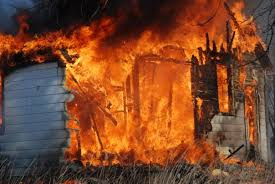
#> input picture data/FIRE-SMOKE-DATASET/Test/Fire/image_10.jpg, 275 x 184 px, given in place of ., which was not available
$ python -i multicrop.py   (imports and definitions only)
#> lines starting #> are read from the running program, lines starting #| are printed output that depends on the picture
import cv2
import numpy as np
from skimage.feature import hog, local_binary_pattern
from sklearn.preprocessing import StandardScaler, normalize

CROP_SIZE = 128


def load_rgb(path):
#> called with path = '.'
    return cv2.cvtColor(cv2.imread(str(path)), cv2.COLOR_BGR2RGB)


def make_crops(img, size=CROP_SIZE):
#> called with size = 128
    h, w = img.shape[:2]
#> h = 184; w = 275
    m = min(h, w)
#> m = 184
    crops = []
    for t in (0.0, 0.5, 1.0):
        y, x = round((h - m) * t), round((w - m) * t)
        crops.append(cv2.resize(img[y:y + m, x:x + m], (size, size), interpolation=cv2.INTER_AREA))
#> this loop made 3 passes
#> x on passes 1 to 3: 0, 46, 91
#> after the loop, crops = 3 items
    return crops


def stretch(img, size=CROP_SIZE):
    return [cv2.resize(img, (size, size), interpolation=cv2.INTER_AREA)]


def histogram(img, ranges, bins=16):
    parts = []
    for ch, rng in enumerate(ranges):
        h = cv2.calcHist([img], [ch], None, [bins], list(rng)).ravel()
        parts.append(h / (h.sum() + 1e-8))
    return np.concatenate(parts)


def crop_features(crop):
    gray = cv2.cvtColor(crop, cv2.COLOR_RGB2GRAY)
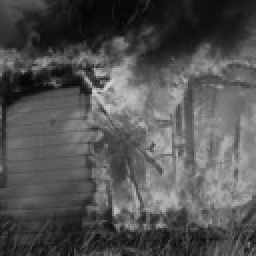
#> gray: shape (128, 128) (shown 2 times larger); min 4, max 219, mean 82.4
    rgb = histogram(crop, [(0, 256)] * 3)
    hsv = histogram(cv2.cvtColor(crop, cv2.COLOR_RGB2HSV), [(0, 180), (0, 256), (0, 256)])
    lbp_img = local_binary_pattern(gray, P=8, R=1, method="uniform")
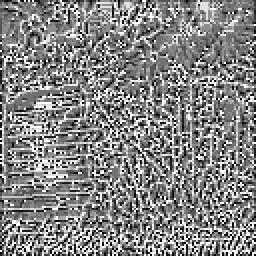
#> lbp_img: shape (128, 128) float64 (shown 2 times larger); min 0, max 9, mean 4.7; drawn with min black and max white
    lbp, _ = np.histogram(lbp_img, bins=np.arange(11))
#> lbp = [774, 1304, 1093, 2034, 3081, 2532, 1291, 1297, 1221, 1757]
    lbp = lbp / (lbp.sum() + 1e-8)
#> lbp = [0.0472, 0.0796, 0.0667, 0.124, 0.188, 0.155, 0.0788, 0.0792, 0.0745, 0.107]
    hog_vec = hog(gray, orientations=9, pixels_per_cell=(8, 8), cells_per_block=(2, 2), block_norm="L2-Hys")
    return rgb, hsv, lbp, hog_vec


def build_features(paths, views=make_crops):
    """Returns the 4 feature groups (one row per view) and the image index of each row."""
    groups = [[], [], [], []]
    image_ids = []
    for i, path in enumerate(paths):
        for crop in views(load_rgb(path)):
            for g, f in zip(groups, crop_features(crop)):
                g.append(f)
#> this loop made 4 passes
#> pass 3 of the loop in build_features, `for i, path in enumerate(paths):`:
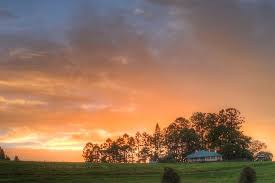
#> input picture data/FIRE-SMOKE-DATASET/Test/Fire/image_11.jpg, 275 x 183 px, given in place of , which was not available
#> in crop_features (call 7), `gray = cv2.cvtColor(crop, cv2.COLOR_RGB2GRAY)`:
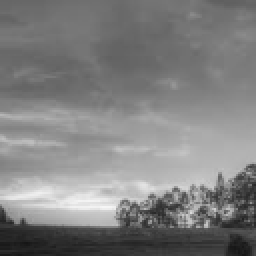
#> gray: shape (128, 128) (shown 2 times larger); min 21, max 246, mean 128.3
#> in crop_features (call 7), `lbp_img = local_binary_pattern(gray, P=8, R=1, method="uniform")`:
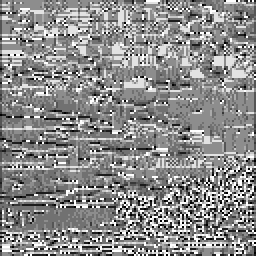
#> lbp_img: shape (128, 128) float64 (shown 2 times larger); min 0, max 9, mean 4.96; drawn with min black and max white
#> in crop_features (call 7), `lbp, _ = np.histogram(lbp_img, bins=np.arange(11))`: lbp = [326, 874, 463, 1673, 3641, 4359, 1169, 1107, 1674, 1098]
#> in crop_features (call 7), `lbp = lbp / (lbp.sum() + 1e-8)`: lbp = [0.0199, 0.0533, 0.0283, 0.102, 0.222, 0.266, 0.0714, 0.0676, 0.102, 0.067]
#> the loop in build_features, `for g, f in zip(groups, crop_features(crop)):` made 4 passes
#> the loop made 5 passes; the first 3 are shown
            image_ids.append(i)
    return [np.array(g, dtype=np.float32) for g in groups], np.array(image_ids)


class GroupScaler:
    """Same as notebook 02: standardize each group on train, then L2-normalize each row within the group."""

    def fit(self, groups):
        self.scalers = [StandardScaler().fit(g) for g in groups]
        return self

    def transform(self, groups):
        return np.hstack([normalize(s.transform(g)) for s, g in zip(self.scalers, groups)])


def predict_vote(model, X, image_ids):
    """Sum each image's crop scores, then pick the highest class."""
    scores = model.decision_function(X)
    totals = np.zeros((image_ids.max() + 1, scores.shape[1]))
    np.add.at(totals, image_ids, scores)
    return totals.argmax(axis=1)

#> (the run stopped early here; a loop or call above may not have finished)
